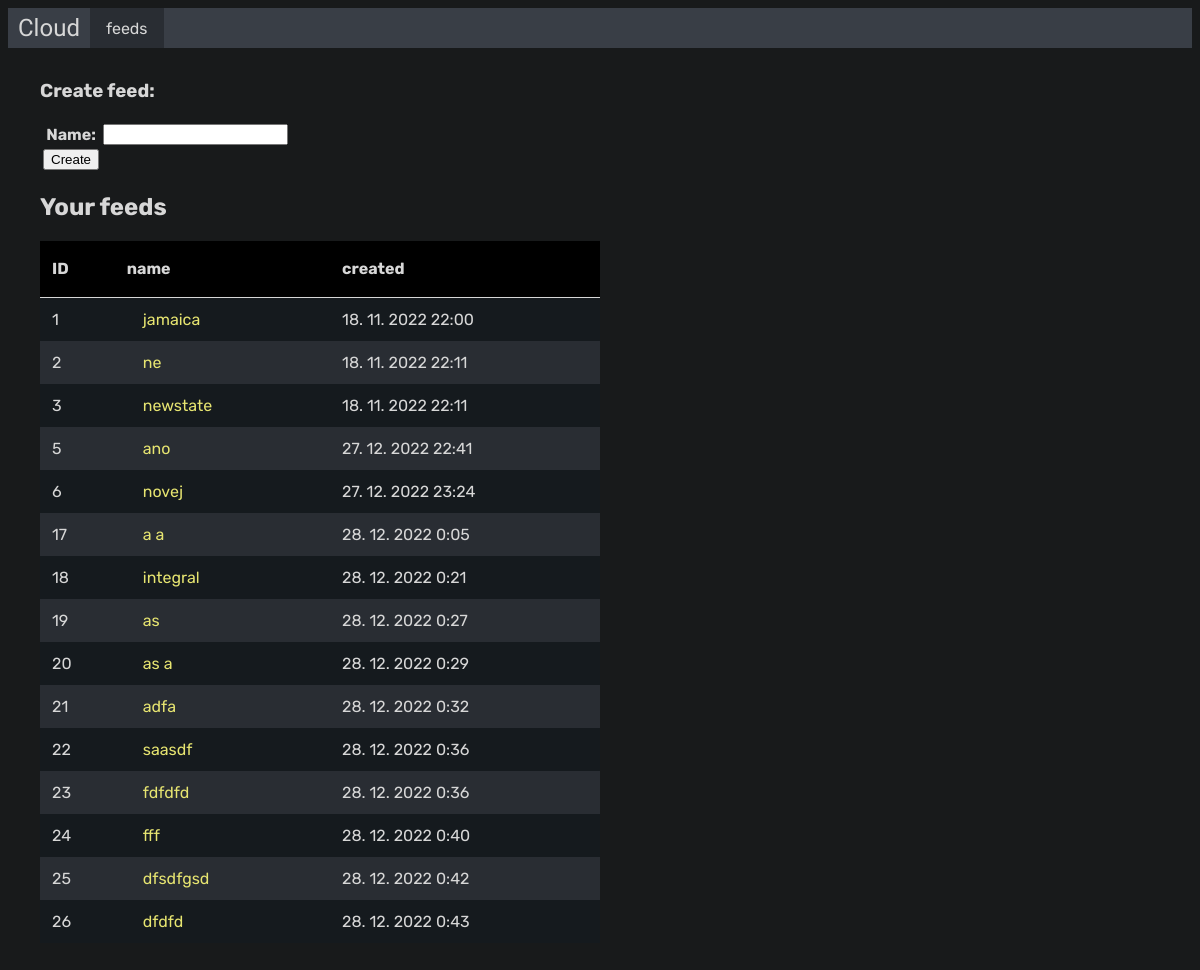
Before: /cloud/feed/ (signed in) with the older database file.
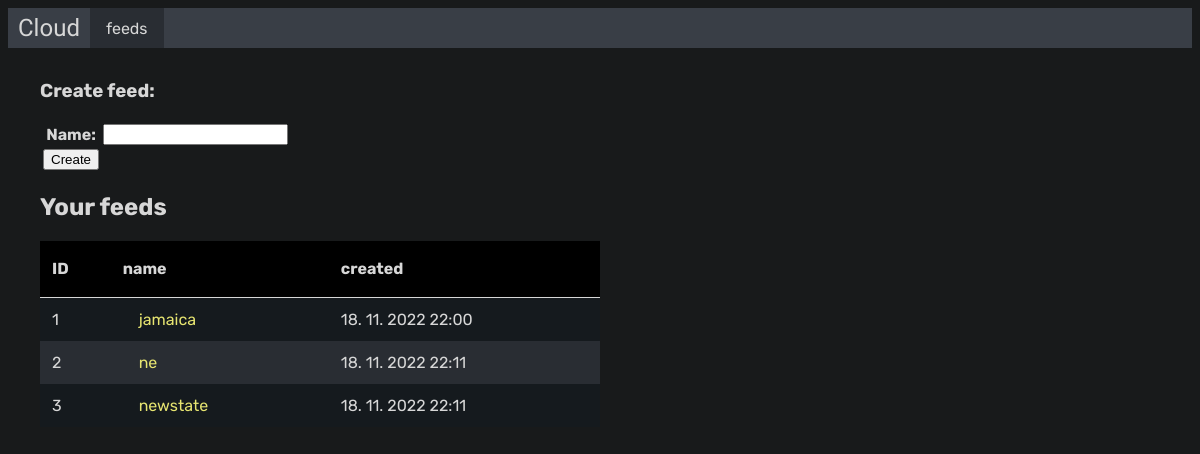
After: the same page with the newer database file.
### feed/models.py (models this page shows)
class Feed(models.Model):
    name = models.CharField(max_length=20, validators=[RegexValidator("^[a-zA-Z0-9-_.]+$",
                                                                      "Feeds name contains invalid character.")],
                            error_messages={"unique_name_owner": "Already exists"})
    date_created = models.DateTimeField(auto_now_add=True)
    owner = models.ForeignKey(User, on_delete=models.CASCADE) #, default=
    class Meta:
        constraints = [
            models.UniqueConstraint(fields=['name', 'owner'], name='unique_name_owner', violation_error_message="Exists")
        ]

### feed/views.py (the view)
# urls.py: path("feed/", views.feed_list, name="feed_list"),
@login_required
def feed_list(request):
    if request.method == "POST":
        miss_i = models.Feed(owner_id=request.user.id)
        new_f = forms.NewFeed(request.POST, instance=miss_i)
        try:
            if new_f.errors or not new_f.is_valid:
                print(new_f)
                raise ValidationError("Not valid.")
            new_f.save()
        except (IntegrityError, ValueError, ValidationError) as err:
            feeds = models.Feed.objects.filter(owner__username=request.user.username).values("id", "name", "date_created", "owner__username")
            return render(request, "feed/feed_list.html", {"user": request.user, "form": {"form":forms.NewFeed(request.POST), "errors": new_f.errors, "error":err}, "feeds": feeds})
        feeds = models.Feed.objects.filter(owner__username=request.user.username).values("id", "name", "date_created", "owner__username")
        return render(request, "feed/feed_list.html", {"user":request.user, "form": {"form":forms.NewFeed}, "feeds": feeds})
    else:
        feeds = models.Feed.objects.filter(owner__username=request.user.username).values("id", "name", "date_created", "owner__username")
    return render(request, "feed/feed_list.html", {"user":request.user, "form": {"form":forms.NewFeed} , "feeds": feeds})

### feed/forms.py (shortened to what this page needs)
class NewFeed(forms.ModelForm):
    template_name = "form_snippet.html"
    class Meta:
        model = models.Feed
        fields = ["name"]

### feed/models.py (called while the page is built)
    def __str__(self):
        return self.username_original

### feed/templates/feed/feed_list.html (shortened to what this page needs)
{% extends "feed/base.html" %}
{% block feeds %}enabled{% endblock %}
{% block body %}
<h3>Create feed:</h3>
<form method="post" action="{% url "feed_list" %}">
    <table>
    {{ form.form }}
        <tr><td><input type="submit" value="Create"></td></tr>
    </table>
</form>
<h2>Your feeds</h2>
<table class="feeds">
    <tr>
        <th>ID</th>
        <th>name</th>
        <th>created</th>
    </tr>
    {% for feed in feeds %}
    <tr>
        <td>{{ feed.id }}</td>
        <td><a href="{% url "feed_view" feed.owner__username feed.name %}">{{ feed.name }}</a></td>
        <td>{{ feed.date_created|date:"j. n. Y G:i" }}</td>
    </tr>
    {% endfor %}
</table>
{% endblock %}

### feed/templates/feed/base.html (shortened to what this page needs)
{% load static %}
<!DOCTYPE html>
<html lang="en">
<head>
    <link rel="stylesheet" href="{% static 'feed/base_style.css' %}">
</head>
<body>
    <header>
        <ul><li class="logo"><a href="">Cloud</a></li>
            <li><a class="{% block feeds %}{% endblock %}" href="{% url 'feed_list' %}">feeds</a></li>
            <li style="margin-left:auto"><a class="{% block profile %}{% endblock %}" href="{% url 'user_profile_base' %}">{% if user.is_authenticated %}{{ user }}{% else %}Login{% endif %}</a></li>
        </ul>
    </header>
    <main>
        {% block body %} default text {% endblock %}
    </main>
</body>
</html>

### feed/templates/form_snippet.html (shortened to what this page needs)
{% for field in form %}
<tr>
    <th>{% if field.label %}{{ field.label_tag }}{% endif %}</th>
    <td class="{% if field.errors %}err_input_cell{% endif %}">{{ field }}</td>
</tr>
{% endfor %}

### feed/static/feed/base_style.css (style rules this page uses)
:root { --bg: #181a1b; --fg: #393e46; --hl: #f96d00; --tx: #d7d7d7; }
body { font-family: 'Rubik', sans-serif; background-color: var(--bg); color: var(--tx); }
main { margin: 2em }
header ul { display: flex; background-color: var(--fg); overflow: hidden; height: 2.5em; width: 100%; margin: 0; padding: 0; list-style-type: none; align-items: center; text-align: center; }
header li { float: left; #display: inline-block; }
header li a { display: block; color: var(--tx); text-decoration: none; height: 100%; padding: 14px 16px; }
header li a:hover, header li a.enabled { background-color: #292d33; }
.logo a { font-family: 'Orbitron', sans-serif; font-size: 1.5em; padding: 0 10px; }
.feeds { width: 50%; border-collapse: collapse; background-color: #292d33; min-width: 33em; }
.feeds tr:nth-child(even) { background-color: #151a1e; }
.feeds th { height: 2em; background-color: black; border-bottom: 1px solid var(--tx); }
.feeds th, .feeds td { padding: 0.75em; text-align: left; }
.feeds a { color: #e7e571; padding: 0.5em 1em 0.5em 1em; text-decoration: none; }

Changed rows visible on the page:
removed Feed: id "5", name "ano", date_created "27. 12. 2022 22:41"
removed Feed: id "6", name "novej", date_created "27. 12. 2022 23:24"
removed Feed: id "17", name "a a", date_created "28. 12. 2022 0:05"
removed Feed: id "18", name "integral", date_created "28. 12. 2022 0:21"
removed Feed: id "19", name "as", date_created "28. 12. 2022 0:27"
removed Feed: id "20", name "as a", date_created "28. 12. 2022 0:29"
removed Feed: id "21", name "adfa", date_created "28. 12. 2022 0:32"
removed Feed: id "22", name "saasdf", date_created "28. 12. 2022 0:36"
removed Feed: id "23", name "fdfdfd", date_created "28. 12. 2022 0:36"
removed Feed: id "24", name "fff", date_created "28. 12. 2022 0:40"
removed Feed: id "25", name "dfsdfgsd", date_created "28. 12. 2022 0:42"
removed Feed: id "26", name "dfdfd", date_created "28. 12. 2022 0:43"
